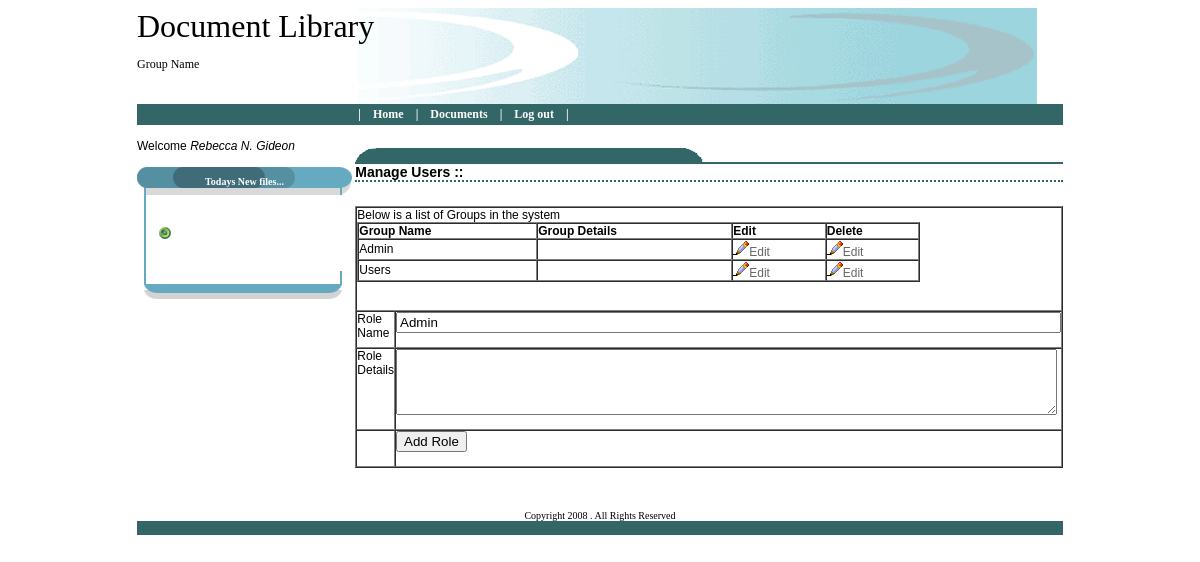
Screenshot of /AddRoles.php?id=0 (signed in) with the database file from the repository.
### tables this page shows
CREATE TABLE `roles` (
  `RID` tinyint(10) NOT NULL,
  `RName` varchar(50) NOT NULL
);

### AddRoles.php (the view, shortened to what this page needs)
<?php require_once('Connections/conn.php'); ?>
<?php
if(isset($_SESSION['user_name']))
{
    $id_role= $_GET["id"];
                            if($id_role=='new')
                            {
                                if ((isset($_POST["MM_insert"])) && ($_POST["MM_insert"] == "manageusers"))
                                {
                                    $max_ref="select max(roles.RID) as id from roles ";
                                    $ref=mysql_query($max_ref,$conn) or die(mysql_error());
                                    $max=mysql_fetch_assoc($ref);
                                    $newref=(int)$max['id']+1;
                                    $newref=(string)$newref;
                                    $insertSQL = sprintf("INSERT INTO roles (RID, RName, RDetails) VALUES (%s, %s, %s)",
                                        GetSQLValueString($newref, "int"),
                                        GetSQLValueString($_POST['role'], "text"),
                                        GetSQLValueString($_POST['roledetails'], "text"));
                                    mysql_select_db($database_conn, $conn);
                                    $Result1 = mysql_query($insertSQL, $conn) or die(mysql_error());
                                    $insertGoTo = "Admin.php";
                                    if (isset($_SERVER['QUERY_STRING'])) {
                                        $insertGoTo .= (strpos($insertGoTo, '?')) ? "&" : "?";
                                        $insertGoTo .= $_SERVER['QUERY_STRING'];
                                    }
                                    header("location:AddRoles.php?id=new");
                                }
                            }
                            else
                            {
                                $editFormAction = $_SERVER['PHP_SELF'];
                                if (isset($_SERVER['QUERY_STRING'])) {
                                    $editFormAction .= "?" . htmlentities($_SERVER['QUERY_STRING']);
                                }
                                $query_role = "SELECT * FROM roles WHERE RID = $id_role";
                                $role = mysql_query($query_role, $conn) or die(mysql_error());
                                $row_role = mysql_fetch_assoc($role);
                            }
                            $query_roles = "SELECT * FROM roles";
                            $roles = mysql_query($query_roles, $conn) or die(mysql_error());
                            $row_roles = mysql_fetch_assoc($roles);
?><!DOCTYPE html PUBLIC "-//W3C//DTD XHTML 1.0 Transitional//EN" "http://www.w3.org/TR/xhtml1/DTD/xhtml1-transitional.dtd">
<html xmlns="http://www.w3.org/1999/xhtml">
    <head>
        <link href="css/style.css" rel="stylesheet" type="text/css" />
    </head>
    <body>
        <form method="POST" action="<?php echo $editFormAction; ?>" name="manageusers">
            <table  width="72%" border="0" cellspacing="0" cellpadding="0"  align="center" >
                <tr >
                    <td colspan="3" align="left" valign="top" style="background:url(../image/top.gif);width:900px; height:96px;" ><FONT FACE="Tahoma" SIZE="6">
                    Document Library</FONT><pre><FONT FACE="Tahoma">Group Name</FONT></pre></td>
                </tr>
                <tr bgcolor="#000000">
                    <td align="center" valign="top" BGCOLOR="#336666">    </td>
                    <td align="center" valign="top" BGCOLOR="#336666">&nbsp;</td>
                    <td align="left" valign="top" BGCOLOR="#336666">
                    <?php include('menu.php'); ?></td>
                </tr>
                <tr>
                    <td width="230" align="left" valign="top"><br /><?php include("sideadminmenu.php")?><br /></td>
                    <td width="9" align="left" valign="top">&nbsp;</td>
                    <td width="681" align="left" valign="top"> <br /><h1><br />
                        Manage Users :: </h1>
                        <br />
                        <table width="90%" border="1" cellpadding="0" cellspacing="0">
                            <tr>
                                <td colspan="2" align="left" valign="top">Below is a list of Groups in the system
                                    <br />
                                    <?php
                                    echo "<table border='1' cellspacing='0' cellpadding='0' width='80%'>
                                <tr>
                                <td><b>Group Name</b></td>
                                <td><b>Group Details</b></td>
                                <td><b>Edit<b></td>
                                <td><b>Delete</b></td>
                                </tr>";
                                    do { ?>
                                        <?php
                                        echo "<tr>";
                                        echo "<td>".$row_roles['RName']."</td>";
                                        echo "<td>".$row_roles['RDetails']."</td>";
                                        echo"<td><a href='AddRoles.php?id=".$row_roles['RID']."'><img src='image/b_edit.png' width='16' height='16' border='0' /><font color='#666666'>Edit</font></a></td>" ;
                                        echo"<td><a href='deleterole.php?id=$id_file&uid=".$row_roles['RID']."'><img src='image/b_edit.png' width='16' height='16' border='0' /><font color='#666666'>Edit</font></a></td>" ;
                                        echo "</tr>";
                                        ?>
                                        <?php } while ($row_roles = mysql_fetch_assoc($roles));
                                    echo "</table>";
                                    ?><br /><br />            </td>
                            </tr>
                            <tr>
                                <td width="28%" align="left" valign="top">Role Name</td>
                                <td width="72%" align="left" valign="top"><input name="role" type="text" id="role" value="<?php echo $row_role['RName']; ?>" size="80" />
                                    <br />
                                <br />        </td>
                            </tr>
                            <tr>
                                <td align="left" valign="top">Role Details</td>
                                <td align="left" valign="top"><textarea name="roledetails" cols="80" rows="4" id="roledetails"><?php echo $row_role['RDetails']; ?></textarea>
                                    <br />
                                <br /></td>
                            </tr>
                            <tr>
                                <td align="left" valign="top">&nbsp;</td>
                                <td align="left" valign="top">
                                <input type="submit" name="adduserrole" id="adduserrole" value="Add Role" /><br /><br />        </td>
                            </tr>
                        </table>
                    <br /></td>
                </tr>
                <tr>
                    <td align="left" valign="top">&nbsp;</td>
                    <td align="left" valign="top">&nbsp;</td>
                    <td align="left" valign="top"></td>
                </tr>
                <tr>
                    <td colspan="3" align="left" valign="top">&nbsp;</td>
                </tr>
                <tr>
                    <td colspan="3"><DIV ALIGN="CENTER"><FONT SIZE="1" FACE="Tahoma">Copyright
                    2008 . All Rights Reserved</FONT></DIV></td>
                </tr>
                <tr>
                    <td colspan="3" BGCOLOR="#336666">&nbsp;</td>
                </tr>
            </table>
        </form>
    </body>
</html>
<?php
}else{
    header("location:login.php");
}
?>

### css/style.css (style rules this page uses)
a:link { color: #FFFFFF; text-decoration: none }
body { font-family: "Arial", "Helvetica", "sans-serif"; font-size: 12px; }
h1 { background-image:url(../image/longmenu.gif); background-repeat: no-repeat; background-position: left top; font-size: 14px; font-weight:bold; border-bottom-width: 2px; border-bottom-style: dotted; border-bottom-color: #336666; }

### rows the page displays
roles: RName "Admin", role "Admin"
roles: RName "Users"

### other values shown
$row_fileACL['Names'] "Rebecca N. Gideon"
